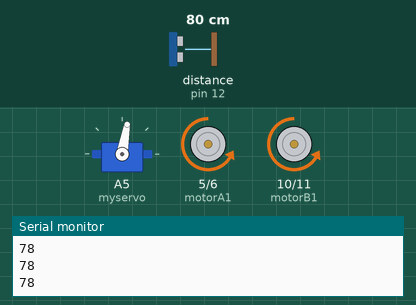
Bench run of a sketch on a simulated Arduino Uno, built with avr-gcc and run on an emulated ATmega328P. Parts: servo, motor-driver pin pairs drawn as motors (green arrow = first pin HIGH = forward, orange = second pin HIGH = backward, longer = more drive), the last lines printed to the serial monitor. Wiring (inferred from the names in the program): ultrasonic range finder: trigger pin 13; echo pin 12. Inputs (shaded band) come from the test bench; at power-on: distance to the obstacle (sensor on pin 12) 80 cm. The echo pulse lasts 58.3 µs per cm.

Above: at 1.2 s.
1.3 s: distance to the obstacle (sensor on pin 12) set to 19 cm
2.8 s: distance to the obstacle (sensor on pin 12) set to 14 cm
At 3.6 s:
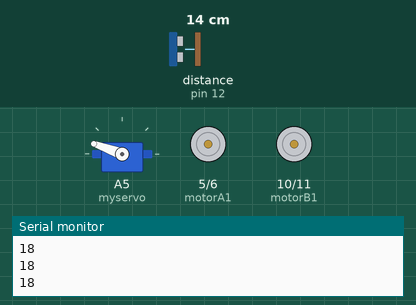
At 6.5 s:
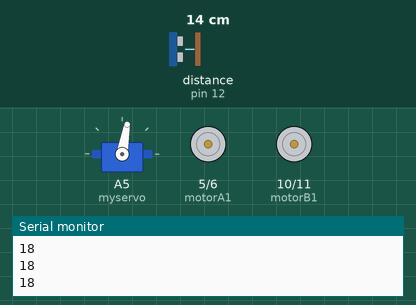
Timing chart, 0 to 11.8 s (numbered marks = the images above; inputs shaded):
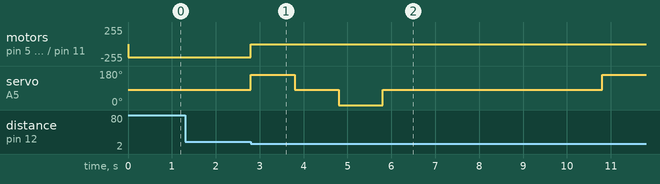

The sketch:

FeriaCiencias-CarroAutonomo.ino
```cpp
#include <Servo.h>

//Servo
Servo myservo;
#define maximoServo   160
#define centroServo   80
#define minimoServo   0
#define minimoTiempo  1000

//Ultrasonic
#define echoPin       12
#define trigPin       13
#define stopDistancia 15
#define readTimes     4

//Motor
#define motorA1       5   //Izquierda
#define motorA2       6   //Derecha
#define motorB1       10  //Izquierda
#define motorB2       11  //Derecha
#define motorAPower   200 //Izquierda
#define motorBPower   200 //Derecha

void setup() {
  //Serial
  Serial.begin(9600);
  //Servo
  myservo.attach(A5);  // attaches the servo on pin 9 to the servo object
  //Ultasonic
  pinMode(trigPin, OUTPUT); // Sets the trigPin as an OUTPUT
  pinMode(echoPin, INPUT);
  //Motor
  pinMode(motorA1, OUTPUT);
  pinMode(motorA2, OUTPUT);
  pinMode(motorB1, OUTPUT);
  pinMode(motorB2, OUTPUT);

  //TEST
  //Serial.println(getDistanciaFrente());
  //Serial.println(getDistanciaIzquierda());
  //Serial.println(getDistanciaDerecha());
}

void loop() {
  //CARRO LOOP
  int distanciaActual = getDistanciaFrente(false);
  if(distanciaActual <= stopDistancia){
    //DETENER CARRO
    motorA(0);
    motorB(0);
    //EVALUAR
    int distanciaIzquierda = getDistanciaIzquierda();
    int distanciaDerecha = getDistanciaDerecha();
    //VALIDAR TOPE Y ESPERAR 4 segundos
    if(distanciaIzquierda <= stopDistancia || distanciaDerecha <= stopDistancia){
      //DETENER CARRO
      motorA(0);
      motorB(0);
      delay(4000);
      return;
    }
    //DAR DIRECCION DERECHA O IZQUIERDA
    if(distanciaIzquierda >= distanciaDerecha){
      //GIRAR
      motorA(0);
      motorB(motorBPower);
      delay(200);
    }else{
      //GIRAR
      motorA(motorAPower);
      motorB(0);
      delay(200);
    }
    //CAMINAR
    motorA(motorAPower);
    motorB(motorBPower);
  }else{
    //CAMINAR
    motorA(motorAPower);
    motorB(motorBPower);
  }
  //DEBUG
  Serial.println(distanciaActual);

}

int getDistancia(){
  long duration; // variable for the duration of sound wave travel
  int distance;
  // Clears the trigPin condition
  digitalWrite(trigPin, LOW);
  delayMicroseconds(2);
  // Sets the trigPin HIGH (ACTIVE) for 10 microseconds
  digitalWrite(trigPin, HIGH);
  delayMicroseconds(10);
  digitalWrite(trigPin, LOW);
  // Reads the echoPin, returns the sound wave travel time in microseconds
  duration = pulseIn(echoPin, HIGH);
  // Calculating the distance
  distance = duration * 0.034 / 2;
  return distance;
}
int getDistanciaFrente(bool needDelay){
  myservo.write(centroServo);
  if(needDelay){
    delay(minimoTiempo);
  }
  int dis = getDistancia();
  return dis;
}
int getDistanciaIzquierda(){
  myservo.write(maximoServo);
  delay(minimoTiempo);
  int dis = getDistancia();
  myservo.write(centroServo);
  delay(minimoTiempo);
  return dis;
}
int getDistanciaDerecha(){
  myservo.write(minimoServo);
  delay(minimoTiempo);
  int dis = getDistancia();
  myservo.write(centroServo);
  delay(minimoTiempo);
  return dis;
}
void motorA(int power){
  if(power >= 0){
    analogWrite(motorA1, 0);
    analogWrite(motorA2, power);
  }else{
    analogWrite(motorA1, power);
    analogWrite(motorA2, 0);
  }
}
void motorB(int power){
  if(power >= 0){
    analogWrite(motorB1, 0);
    analogWrite(motorB2, power);
  }else{
    analogWrite(motorB1, power);
    analogWrite(motorB2, 0);
  }
}
```

Measured:
- the behaviour switches between 17 and 16 cm on distance to the obstacle (sensor on pin 12) (found by bisection; images 0 and 1)
- after the input at 2.8 s, motor on pin 5 (motorA1) / pin 6 (motorA2), motor on pin 10 (motorB1) / pin 11 (motorB2): backward 200/255 → stopped at once; servo on A5 (myservo): 80° → 160° at once, → 80° 1.0 s later, → 0° 1.0 s later, → 80° 1.0 s later, … (5 changes in this stretch)
